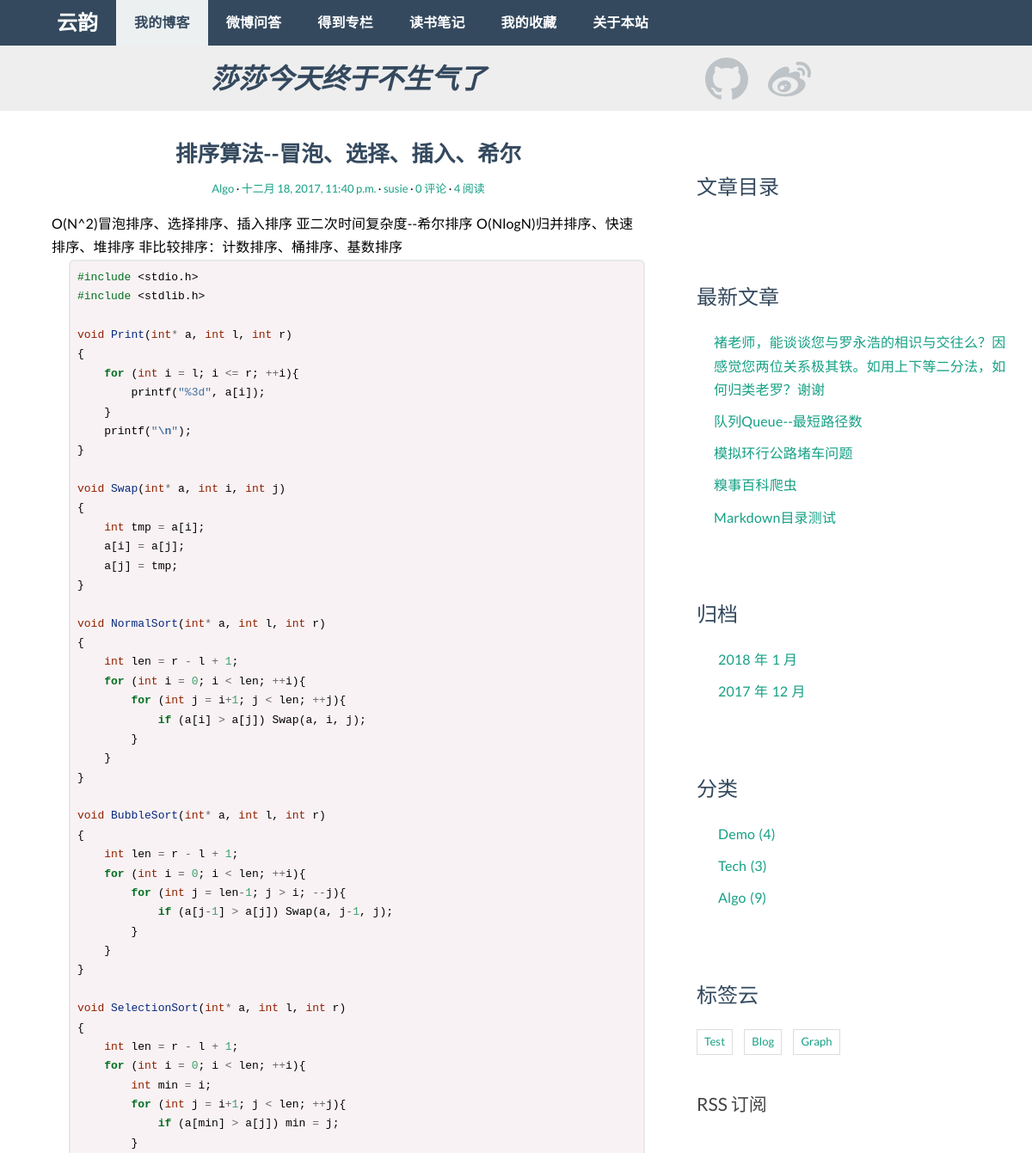
The page /post/7/ (upper part) on the database as committed earlier.
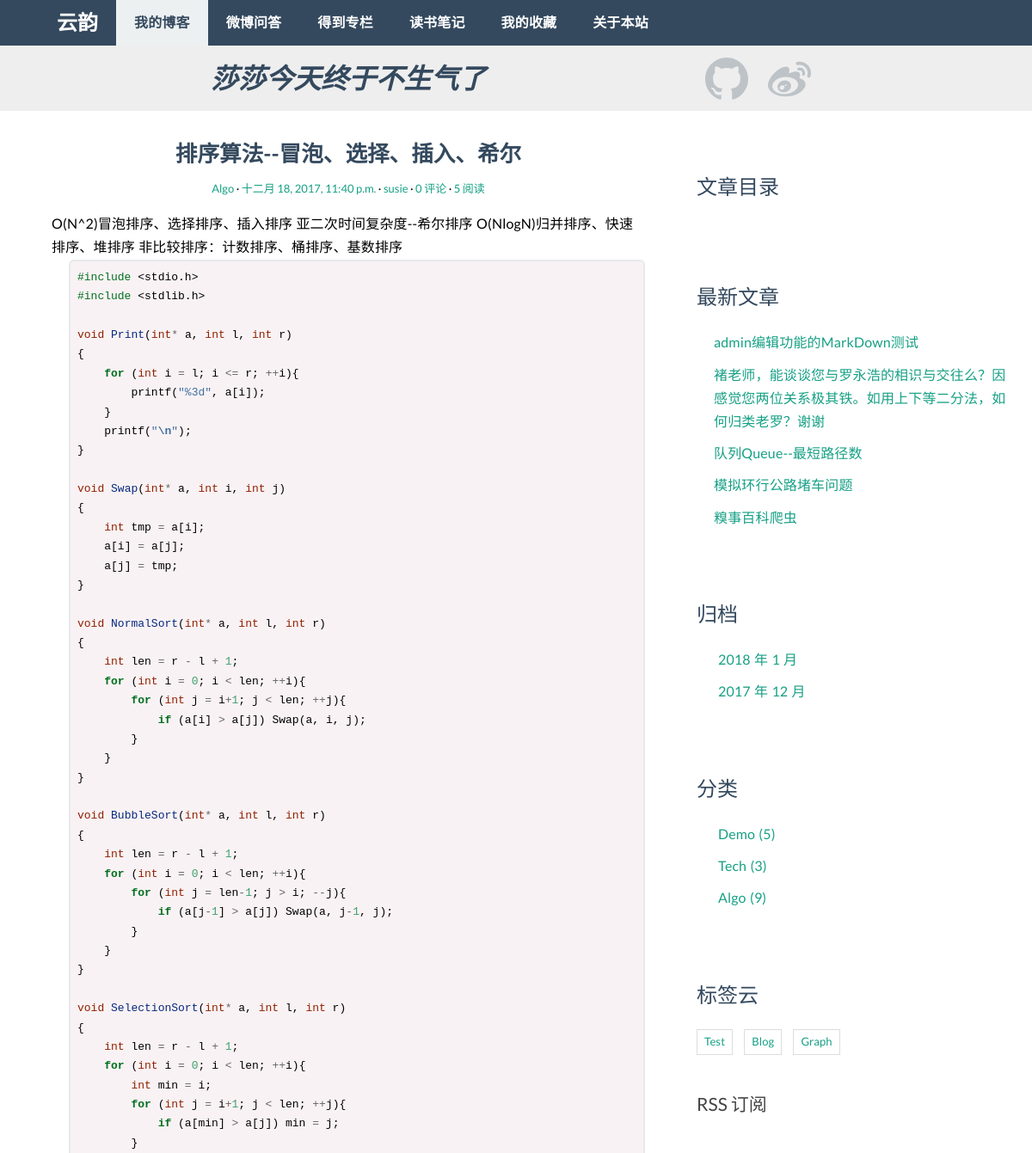
The same page on the database as committed later.
### article/models.py (models this page shows, shortened)
class Article(models.Model):
    title = models.CharField(max_length=30, verbose_name="文章标题")
    body = models.TextField(verbose_name="文章内容", default='')
    created_time = models.DateTimeField(verbose_name="创建时间")
    modified_time = models.DateTimeField(verbose_name="修改时间")
    excerpt = models.CharField(max_length=256, blank=True, verbose_name="摘要")
    '''
    这是分类与标签，分类与标签的模型我们已经定义在上面。
    我们在这里把文章对应的数据库表和分类、标签对应的数据库表关联了起来，但是关联形式稍微有点不同。
    我们规定一篇文章只能对应一个分类，但是一个分类下可以有多篇文章，所以我们使用的是 ForeignKey，即一对多的关联关系。
    而对于标签来说，一篇文章可以有多个标签，同一个标签下也可能有多篇文章，所以我们使用 ManyToManyField，表明这是多对多的关联关系。
    同时我们规定文章可以没有标签，因此为标签 tags 指定了 blank=True。
    如果你对 ForeignKey、ManyToManyField 不了解，请看教程中的解释，亦可参考官方文档：
    https://docs.djangoproject.com/en/1.10/topics/db/models/#relationships
    '''
    category = models.ForeignKey(Category, verbose_name="分类")
    tags = models.ManyToManyField(Tag, blank=True, verbose_name=u"标签")
    '''
    文章作者，这里 User 是从 django.contrib.auth.models 导入的。
    django.contrib.auth 是 Django 内置的应用，专门用于处理网站用户的注册、登录等流程，User 是 Django 为我们已经写好的用户模型。
    这里我们通过 ForeignKey 把文章和 User 关联了起来。
    因为我们规定一篇文章只能有一个作者，而一个作者可能会写多篇文章，因此这是一对多的关联关系，和 Category 类似。
    '''
    author = models.ForeignKey(User, verbose_name="作者")
    views = models.PositiveIntegerField(default=1, verbose_name="浏览量")
    def increase_views(self):
        self.views += 1
    def get_absolute_url(self):
        return reverse('article:detail', kwargs={'pk': self.pk})  # reverse的第一个参数是urls.py的url中的name, blogdetail
    class Meta:  # 列表中可以用多个项，比如 ordering = ['-created_time', 'title']，那么首先依据created_time排序
        ordering = ['-created_time']

class Category(models.Model):
    name = models.CharField(max_length=20, verbose_name="类别名称")

class Tag(models.Model):
    name = models.CharField(max_length=20, verbose_name="标签名称")

### article/views.py (the view)
# urls.py: url(r'^post/(?P<pk>[0-9]+)/$', views.ArticleDetailView.as_view(), name='detail'),
class ArticleDetailView(DetailView):
    model = Article
    template_name = 'article/detail.html'
    context_object_name = 'post'
    def get(self, request, *args, **kwargs):
        response = super(ArticleDetailView, self).get(request, *args, **kwargs)
        self.object.increase_views()
        return response
    def get_object(self, queryset=None):
        article = super(ArticleDetailView, self).get_object(queryset)
        md = markdown.Markdown(extensions=[
            'markdown.extensions.extra',
            'markdown.extensions.codehilite',
            TocExtension(slugify=slugify),
        ])
        article.body = md.convert(article.body)
        article.toc = md.toc
        return article
    def get_context_data(self, **kwargs):
        context = super(ArticleDetailView, self).get_context_data(**kwargs)
        form = CommentForm()
        comment_list = self.object.comment_set.all()
        context.update({
            'form': form,
            'comment_list': comment_list
        })
        return context

### article/templatetags/blog_tags.py (called while the page is built)
@register.simple_tag
def get_recent_posts(num=5):
    return Article.objects.all().order_by('-created_time')[:num]

@register.simple_tag
def archives():
    return Article.objects.dates('created_time', 'month', order='DESC')

@register.simple_tag
def get_categories():
    return Category.objects.annotate(num_posts=Count('article')).filter(num_posts__gt=0)

@register.simple_tag
def get_tags():
    return Tag.objects.annotate(num_posts=Count('article')).filter(num_posts__gt=0)

### templates/article/detail.html (shortened to what this page needs)
{% extends 'base.html' %}
{% block main %}
    <article class="post post-{{ post.pk }}">
        <header class="entry-header">
            <h1 class="entry-title">{{ post.title }}</h1>
            <div class="entry-meta">
                <span class="post-category"><a href="{% url 'article:category' post.category.pk %}">{{ post.category.name }}</a></span>
                <span class="post-date"><a href="{% url 'article:archives' post.created_time.year post.created_time.month %}"><time class="entry-date"
                                                        datetime="{{ post.created_time}}">{{ post.created_time }}</time></a></span>
                <span class="post-author"><a href="#">{{ post.author }}</a></span>
                <span class="comments-link"><a href="#">{{ post.comment_set.count }} 评论</a></span>
                <span class="views-count"><a href="#">{{ post.views }} 阅读</a></span>
            </div>
      </header>
      <div class="entry-content clearfix">
          {{ post.body|safe }}
      </div>
    </article>
{% endblock main %}
{% block toc %}
<div class="widget widget-content">
    <h3 class="widget-title">文章目录</h3>
</div>
{% endblock toc %}

### templates/base.html (shortened to what the changed rows need)
<!DOCTYPE html>
{% load staticfiles %}
{% load blog_tags %}
<html lang="zh-cn">
    <head>
        <link rel="stylesheet" href="{% static 'article/css/custom.css' %}">
        <link rel="stylesheet" href="{% static 'article/css/pagination.css' %}">
        <link rel="stylesheet" style="text/css" href="{% static 'article/css/friendly.css' %}">
        <link rel="stylesheet" href="{% static 'article/css/bootstrap.min.css' %}">
        <link rel="stylesheet" style="text/css" href="{%static 'article/css/flat-ui.css' %}">
        <link rel="stylesheet" style="text/css" href="{%static 'article/css/jblog.css' %}">
        <link rel="stylesheet" href="http://code.ionicframework.com/ionicons/2.0.1/css/ionicons.min.css">
    </head>
    <body>
        <div class="content-body">
            <div class="container">
                <div class="row">
                    <main class="col-md-8">
                        {% block main %}
                        {% endblock main %}
                    </main>
                    <aside class="col-md-4">
                        <div class="widget widget-recent-posts">
                            {% get_recent_posts as recent_post_list %}
                            <ul>
                                {% for post in recent_post_list %}
                                    <li>
                                        <a href="{{ post.get_absolute_url }}">{{ post.title }}</a>
                                    </li>
                                {% empty %}
                                    暂无文章！
                                {% endfor %}
                            </ul>
                        </div>
                        <div class="widget widget-archives">
                            {% archives as date_list %}
                            <ul>
                                {% for date in date_list %}
                                    <li>
                                        <a href="{% url 'article:archives' date.year date.month %}">
                                        {{ date.year }} 年 {{ date.month }} 月</a>
                                    </li>
                                {% empty %}
                                    暂无归档！
                                {% endfor %}
                            </ul>
                        </div>
                        <div class="widget widget-category">
                            {% get_categories as category_list %}
                            <ul>
                                {% for category in category_list %}
                                    <li>
                                        <a href="{% url 'article:category' category.pk %}">{{ category.name }} <span class="post-count">({{ category.num_posts }})</span></a>
                                    </li>
                                {% empty %}
                                    暂无分类！
                                {% endfor %}
                            </ul>
                        </div>
                        <div class="widget widget-tag-cloud">
                                {% get_tags as tag_list %}
                                <ul>
                                    {% for tag in tag_list %}
                                    <li>
                                        <a href="{% url 'article:tag' tag.pk %}">{{ tag.name }}</a>
                                    </li>
                                    {% empty %}
                                        暂无标签！
                                    {% endfor %}
                                </ul>
                        </div>
                    </aside>
                </div>
            </div>
        </div>
    </body>
</html>

Rows that differ between the two databases and show on the page:
no longer on this page (row edited): Article: title "Markdown目录测试"
changed Article "排序算法--冒泡、选择、插入、希尔": views "4" → "5"
added Article: title "admin编辑功能的MarkDown测试"
computed for Category "Demo": num_posts "4" → "5"
